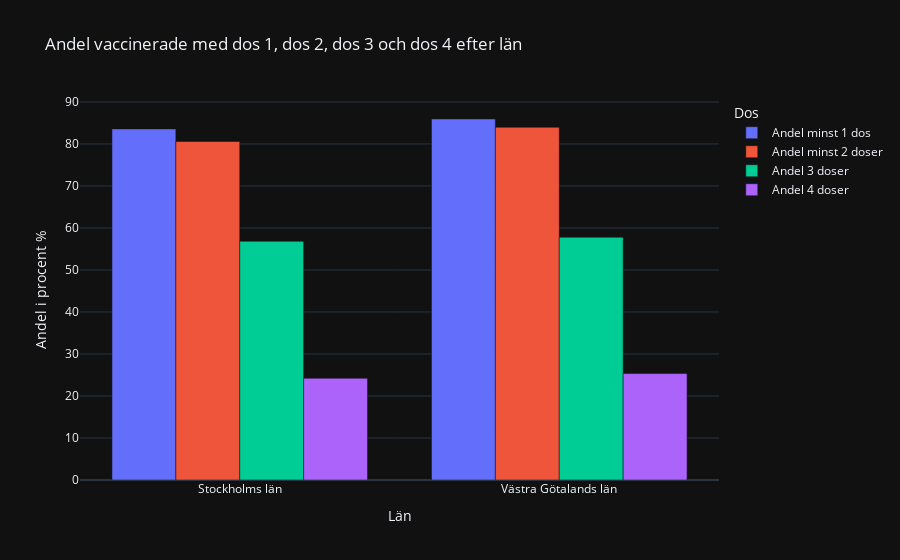

Notebook source saved alongside this figure:
### Markdown cell above
### Jämför vaccinerade i Västra götalands län och Stockholms län

### Code cell
selected_lan = ["Stockholms län", "Västra Götalands län"]
selected_data = vaccine_data[vaccine_data["Län_namn"].isin(selected_lan)].copy()  # Create a copy to avoid SettingWithCopyWarning


selected_data["Antal 3 doser"].fillna(0, inplace=True)
selected_data["Antal 4 doser"].fillna(0, inplace=True)


selected_data.loc[:, "Andel minst 1 dos"] = selected_data["Antal minst 1 dos"] / selected_data["Befolkning"] * 100
selected_data.loc[:, "Andel minst 2 doser"] = selected_data["Antal minst 2 doser"] / selected_data["Befolkning"] * 100
selected_data.loc[:, "Andel 3 doser"] = selected_data["Antal 3 doser"] / selected_data["Befolkning"] * 100
selected_data.loc[:, "Andel 4 doser"] = selected_data["Antal 4 doser"] / selected_data["Befolkning"] * 100

lan_groups = selected_data.groupby(["Län_namn"]).agg({
    "Befolkning": "sum",
    "Andel minst 1 dos": "mean",
    "Andel minst 2 doser": "mean",
    "Andel 3 doser": "mean",
    "Andel 4 doser": "mean"
}).reset_index()


melted_lan = pd.melt(lan_groups, id_vars=["Län_namn"], 
                     value_vars=["Andel minst 1 dos", "Andel minst 2 doser", "Andel 3 doser", "Andel 4 doser"],
                     var_name="Dos", value_name="Andel")

fig = px.bar(melted_lan,
             x="Län_namn",
             y="Andel",
             color="Dos",
             barmode="group",
             labels={"Andel": "Andel i procent %", "Dos": "Dos", "Län_namn": "Län"},
             title="Andel vaccinerade med dos 1, dos 2, dos 3 och dos 4 efter län",
             template="plotly_dark"
             )

fig.show()
# fig.write_html("Task2g.html")

### Figure 1 — Plotly figure (JSON) as saved in the notebook; plotly's stock layout.template omitted (floating-point values rounded to 4 significant figures)
{"data": [{"alignmentgroup": "True", "hovertemplate": "Dos=Andel minst 1 dos<br>Län=%{x}<br>Andel i procent %=%{y}<extra></extra>", "legendgroup": "Andel minst 1 dos", "marker": {"color": "#636efa", "pattern": {"shape": ""}}, "name": "Andel minst 1 dos", "offsetgroup": "Andel minst 1 dos", "orientation": "v", "showlegend": true, "textposition": "auto", "type": "bar", "x": ["Stockholms län", "Västra Götalands län"], "xaxis": "x", "y": [83.59, 85.94], "yaxis": "y"}, {"alignmentgroup": "True", "hovertemplate": "Dos=Andel minst 2 doser<br>Län=%{x}<br>Andel i procent %=%{y}<extra></extra>", "legendgroup": "Andel minst 2 doser", "marker": {"color": "#EF553B", "pattern": {"shape": ""}}, "name": "Andel minst 2 doser", "offsetgroup": "Andel minst 2 doser", "orientation": "v", "showlegend": true, "textposition": "auto", "type": "bar", "x": ["Stockholms län", "Västra Götalands län"], "xaxis": "x", "y": [80.59, 83.97], "yaxis": "y"}, {"alignmentgroup": "True", "hovertemplate": "Dos=Andel 3 doser<br>Län=%{x}<br>Andel i procent %=%{y}<extra></extra>", "legendgroup": "Andel 3 doser", "marker": {"color": "#00cc96", "pattern": {"shape": ""}}, "name": "Andel 3 doser", "offsetgroup": "Andel 3 doser", "orientation": "v", "showlegend": true, "textposition": "auto", "type": "bar", "x": ["Stockholms län", "Västra Götalands län"], "xaxis": "x", "y": [56.83, 57.79], "yaxis": "y"}, {"alignmentgroup": "True", "hovertemplate": "Dos=Andel 4 doser<br>Län=%{x}<br>Andel i procent %=%{y}<extra></extra>", "legendgroup": "Andel 4 doser", "marker": {"color": "#ab63fa", "pattern": {"shape": ""}}, "name": "Andel 4 doser", "offsetgroup": "Andel 4 doser", "orientation": "v", "showlegend": true, "textposition": "auto", "type": "bar", "x": ["Stockholms län", "Västra Götalands län"], "xaxis": "x", "y": [24.23, 25.34], "yaxis": "y"}], "layout": {"barmode": "group", "legend": {"title": {"text": "Dos"}, "tracegroupgap": 0}, "title": {"text": "Andel vaccinerade med dos 1, dos 2, dos 3 och dos 4 efter län"}, "xaxis": {"anchor": "y", "domain": [0, 1], "title": {"text": "Län"}}, "yaxis": {"anchor": "x", "domain": [0, 1], "title": {"text": "Andel i procent %"}}}}
